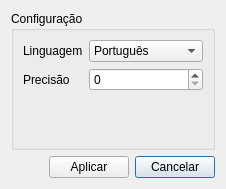
<?xml version="1.0" encoding="UTF-8"?>
<ui version="4.0">
 <class>Configurator</class>
 <widget class="QDialog" name="Configurator">
  <property name="geometry">
   <rect>
    <x>0</x>
    <y>0</y>
    <width>226</width>
    <height>189</height>
   </rect>
  </property>
  <property name="windowTitle">
   <string>Dialog</string>
  </property>
  <layout class="QGridLayout" name="gridLayout">
   <item row="0" column="0" colspan="3">
    <widget class="QGroupBox" name="gbxConfiguration">
     <property name="title">
      <string>Configuração</string>
     </property>
     <layout class="QFormLayout" name="formLayout_2">
      <item row="1" column="1">
       <widget class="QComboBox" name="cbxLanguage">
        <item>
         <property name="text">
          <string>Português</string>
         </property>
         <property name="icon">
          <iconset resource="imagens.qrc">
           <normaloff>:/imagens/flag_brazil.png</normaloff>:/imagens/flag_brazil.png</iconset>
         </property>
        </item>
        <item>
         <property name="text">
          <string>Inglês</string>
         </property>
         <property name="icon">
          <iconset resource="imagens.qrc">
           <normaloff>:/imagens/flag_usa.png</normaloff>:/imagens/flag_usa.png</iconset>
         </property>
        </item>
        <item>
         <property name="text">
          <string>Espanhol</string>
         </property>
         <property name="icon">
          <iconset resource="imagens.qrc">
           <normaloff>:/imagens/flag_spain.png</normaloff>:/imagens/flag_spain.png</iconset>
         </property>
        </item>
        <item>
         <property name="text">
          <string>Francês</string>
         </property>
         <property name="icon">
          <iconset resource="imagens.qrc">
           <normaloff>:/imagens/flag_france.png</normaloff>:/imagens/flag_france.png</iconset>
         </property>
        </item>
       </widget>
      </item>
      <item row="2" column="1">
       <widget class="QSpinBox" name="spbPrecision">
        <property name="maximum">
         <number>5</number>
        </property>
       </widget>
      </item>
      <item row="2" column="0">
       <widget class="QLabel" name="lblPrecision">
        <property name="text">
         <string>Precisão</string>
        </property>
       </widget>
      </item>
      <item row="1" column="0">
       <widget class="QLabel" name="lblLanguage">
        <property name="text">
         <string>Linguagem</string>
        </property>
       </widget>
      </item>
     </layout>
    </widget>
   </item>
   <item row="1" column="2">
    <widget class="QPushButton" name="bntCancel">
     <property name="text">
      <string>Cancelar</string>
     </property>
     <property name="icon">
      <iconset resource="imagens.qrc">
       <normaloff>:/imagens/cancel.png</normaloff>:/imagens/cancel.png</iconset>
     </property>
    </widget>
   </item>
   <item row="1" column="1">
    <widget class="QPushButton" name="btnApply">
     <property name="text">
      <string>Aplicar</string>
     </property>
     <property name="icon">
      <iconset resource="imagens.qrc">
       <normaloff>:/imagens/apply.png</normaloff>:/imagens/apply.png</iconset>
     </property>
    </widget>
   </item>
  </layout>
 </widget>
 <tabstops>
  <tabstop>cbxLanguage</tabstop>
  <tabstop>spbPrecision</tabstop>
  <tabstop>btnApply</tabstop>
  <tabstop>bntCancel</tabstop>
 </tabstops>
 <resources>
  <include location="imagens.qrc"/>
 </resources>
 <connections>
  <connection>
   <sender>bntCancel</sender>
   <signal>clicked()</signal>
   <receiver>Configurator</receiver>
   <slot>close()</slot>
   <hints>
    <hint type="sourcelabel">
     <x>216</x>
     <y>179</y>
    </hint>
    <hint type="destinationlabel">
     <x>395</x>
     <y>277</y>
    </hint>
   </hints>
  </connection>
 </connections>
</ui>
